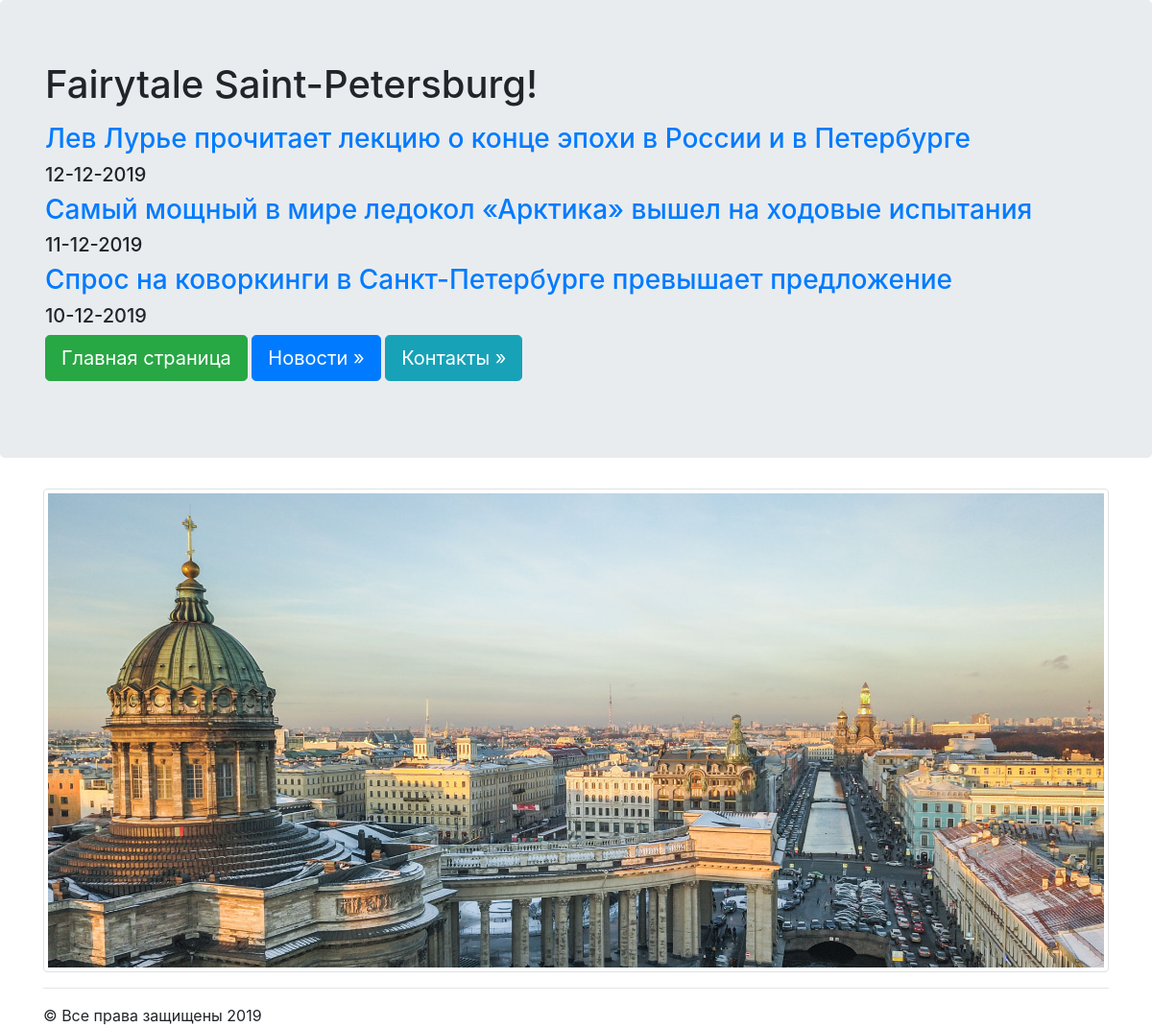
Page /news/ on the committed database.
### news/models.py (models this page shows, shortened)
class Articles(models.Model):
    title = models.CharField(max_length = 120)
    post = models.TextField()
    date = models.DateTimeField()

### news/templates/news/posts.html
{% extends "mainApp/wrapper.html" %}
{% block content %}
  {% for post in object_list %}
  <a href="/news/{{post.id}}"><h3>{{post.title}}</h3></a>
  <h5>{{post.date|date:"d-m-Y"}}</h5>
  {% endfor %}
{% endblock %}

### mainApp/templates/mainApp/wrapper.html (shortened to what this page needs)
<!DOCTYPE html>
<html lang="en"
  <head>
    {% load static %}
    <link rel="stylesheet" href="{% static 'css/bootstrap.min.css' %}" type="text/css">
  </head>
  <body>
  <div class="jumbotron">
    <div class="container">
      <h1>{% include "mainApp/includes/some_html.html" %}</h1>
      {% block content %}
      {% endblock %}
      <p>
        <a href="/" class="btn btn-success btn-lg">Главная страница</a>
        <a href="/news" class="btn btn-primary btn-lg">Новости &raquo;</a>
        <a href="/contact" class="btn btn-info btn-lg">Контакты &raquo;</a>
      </p>
    </div>
  </div>
  <div class="container">
    <img src="{% static 'mainApp/image/panorama.jpg' %}" class="img-thumbnail">
    <hr>
    &copy; Все права защищены 2019
  </div>
  </body>
</html>

### mainApp/templates/mainApp/includes/some_html.html
{% block content %}
<p>Fairytale Saint-Petersburg!</p>
{% endblock %}

### rows in the picture
Articles: title "Лев Лурье прочитает лекцию о конце эпохи в России и в Петербурге", date "12-12-2019"
Articles: title "Самый мощный в мире ледокол «Арктика» вышел на ходовые испытания", date "11-12-2019"
Articles: title "Спрос на коворкинги в Санкт-Петербурге превышает предложение", date "10-12-2019"
